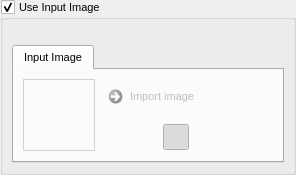
<?xml version="1.0" encoding="UTF-8"?>
<ui version="4.0">
 <class>input_image</class>
 <widget class="QWidget" name="input_image">
  <property name="geometry">
   <rect>
    <x>0</x>
    <y>0</y>
    <width>296</width>
    <height>175</height>
   </rect>
  </property>
  <property name="maximumSize">
   <size>
    <width>16777215</width>
    <height>16777215</height>
   </size>
  </property>
  <property name="windowTitle">
   <string>Form</string>
  </property>
  <layout class="QGridLayout" name="gridLayout_2">
   <property name="leftMargin">
    <number>0</number>
   </property>
   <property name="topMargin">
    <number>0</number>
   </property>
   <property name="rightMargin">
    <number>0</number>
   </property>
   <property name="bottomMargin">
    <number>0</number>
   </property>
   <property name="spacing">
    <number>0</number>
   </property>
   <item row="0" column="0">
    <widget class="QWidget" name="widget" native="true">
     <property name="maximumSize">
      <size>
       <width>16777215</width>
       <height>16777215</height>
      </size>
     </property>
     <property name="font">
      <font>
       <pointsize>9</pointsize>
       <bold>false</bold>
      </font>
     </property>
     <layout class="QGridLayout" name="gridLayout_3">
      <property name="leftMargin">
       <number>0</number>
      </property>
      <property name="topMargin">
       <number>0</number>
      </property>
      <property name="rightMargin">
       <number>0</number>
      </property>
      <property name="bottomMargin">
       <number>0</number>
      </property>
      <property name="spacing">
       <number>0</number>
      </property>
      <item row="0" column="0">
       <widget class="QGroupBox" name="groupBox">
        <property name="font">
         <font>
          <pointsize>8</pointsize>
          <bold>false</bold>
         </font>
        </property>
        <property name="cursor">
         <cursorShape>PointingHandCursor</cursorShape>
        </property>
        <property name="title">
         <string>Use Input Image</string>
        </property>
        <property name="checkable">
         <bool>true</bool>
        </property>
        <layout class="QGridLayout" name="gridLayout_5">
         <property name="leftMargin">
          <number>9</number>
         </property>
         <property name="rightMargin">
          <number>9</number>
         </property>
         <item row="1" column="0">
          <widget class="QTabWidget" name="tabWidget">
           <property name="minimumSize">
            <size>
             <width>0</width>
             <height>0</height>
            </size>
           </property>
           <property name="maximumSize">
            <size>
             <width>16777215</width>
             <height>118</height>
            </size>
           </property>
           <property name="font">
            <font>
             <pointsize>8</pointsize>
             <bold>false</bold>
            </font>
           </property>
           <property name="currentIndex">
            <number>0</number>
           </property>
           <widget class="QWidget" name="tab_7">
            <attribute name="title">
             <string>Input Image</string>
            </attribute>
            <layout class="QGridLayout" name="gridLayout">
             <item row="0" column="0">
              <layout class="QVBoxLayout" name="verticalLayout">
               <item>
                <widget class="QLabel" name="image_thumbnail">
                 <property name="minimumSize">
                  <size>
                   <width>72</width>
                   <height>72</height>
                  </size>
                 </property>
                 <property name="maximumSize">
                  <size>
                   <width>72</width>
                   <height>72</height>
                  </size>
                 </property>
                 <property name="cursor">
                  <cursorShape>PointingHandCursor</cursorShape>
                 </property>
                 <property name="toolTip">
                  <string>Click to send image to canvas</string>
                 </property>
                 <property name="styleSheet">
                  <string notr="true">border: 1px solid #d2d2d2; border-radius: 0;</string>
                 </property>
                 <property name="text">
                  <string/>
                 </property>
                </widget>
               </item>
              </layout>
             </item>
             <item row="0" column="2" rowspan="3">
              <layout class="QVBoxLayout" name="verticalLayout_2">
               <property name="spacing">
                <number>10</number>
               </property>
               <item>
                <widget class="QCommandLinkButton" name="import_image_button">
                 <property name="enabled">
                  <bool>false</bool>
                 </property>
                 <property name="sizePolicy">
                  <sizepolicy hsizetype="MinimumExpanding" vsizetype="Preferred">
                   <horstretch>0</horstretch>
                   <verstretch>0</verstretch>
                  </sizepolicy>
                 </property>
                 <property name="minimumSize">
                  <size>
                   <width>0</width>
                   <height>35</height>
                  </size>
                 </property>
                 <property name="maximumSize">
                  <size>
                   <width>16777215</width>
                   <height>35</height>
                  </size>
                 </property>
                 <property name="font">
                  <font>
                   <pointsize>8</pointsize>
                   <bold>false</bold>
                  </font>
                 </property>
                 <property name="cursor">
                  <cursorShape>PointingHandCursor</cursorShape>
                 </property>
                 <property name="text">
                  <string>Import image</string>
                 </property>
                </widget>
               </item>
               <item>
                <layout class="QHBoxLayout" name="horizontalLayout_2">
                 <property name="spacing">
                  <number>2</number>
                 </property>
                 <item>
                  <spacer name="horizontalSpacer">
                   <property name="orientation">
                    <enum>Qt::Horizontal</enum>
                   </property>
                   <property name="sizeHint" stdset="0">
                    <size>
                     <width>40</width>
                     <height>20</height>
                    </size>
                   </property>
                  </spacer>
                 </item>
                 <item>
                  <widget class="QPushButton" name="use_imported_image_button">
                   <property name="minimumSize">
                    <size>
                     <width>26</width>
                     <height>26</height>
                    </size>
                   </property>
                   <property name="maximumSize">
                    <size>
                     <width>26</width>
                     <height>26</height>
                    </size>
                   </property>
                   <property name="font">
                    <font>
                     <pointsize>8</pointsize>
                     <bold>false</bold>
                    </font>
                   </property>
                   <property name="cursor">
                    <cursorShape>PointingHandCursor</cursorShape>
                   </property>
                   <property name="toolTip">
                    <string>Toggle imported input image</string>
                   </property>
                   <property name="text">
                    <string/>
                   </property>
                   <property name="icon">
                    <iconset resource="../../../resources.qrc">
                     <normaloff>:/icons/046-import.png</normaloff>:/icons/046-import.png</iconset>
                   </property>
                   <property name="checkable">
                    <bool>true</bool>
                   </property>
                   <property name="flat">
                    <bool>true</bool>
                   </property>
                  </widget>
                 </item>
                 <item>
                  <widget class="QPushButton" name="use_grid_image_button">
                   <property name="minimumSize">
                    <size>
                     <width>26</width>
                     <height>26</height>
                    </size>
                   </property>
                   <property name="maximumSize">
                    <size>
                     <width>26</width>
                     <height>26</height>
                    </size>
                   </property>
                   <property name="cursor">
                    <cursorShape>PointingHandCursor</cursorShape>
                   </property>
                   <property name="toolTip">
                    <string>Toggle active grid input image</string>
                   </property>
                   <property name="text">
                    <string/>
                   </property>
                   <property name="icon">
                    <iconset resource="../../../resources.qrc">
                     <normaloff>:/icons/032-pixels.png</normaloff>:/icons/032-pixels.png</iconset>
                   </property>
                   <property name="checkable">
                    <bool>true</bool>
                   </property>
                   <property name="checked">
                    <bool>true</bool>
                   </property>
                   <property name="flat">
                    <bool>true</bool>
                   </property>
                  </widget>
                 </item>
                 <item>
                  <widget class="QPushButton" name="recycle_grid_image_button">
                   <property name="minimumSize">
                    <size>
                     <width>26</width>
                     <height>26</height>
                    </size>
                   </property>
                   <property name="maximumSize">
                    <size>
                     <width>26</width>
                     <height>26</height>
                    </size>
                   </property>
                   <property name="cursor">
                    <cursorShape>PointingHandCursor</cursorShape>
                   </property>
                   <property name="toolTip">
                    <string>Toggle reuse current input image</string>
                   </property>
                   <property name="text">
                    <string/>
                   </property>
                   <property name="icon">
                    <iconset resource="../../../resources.qrc">
                     <normaloff>:/icons/047-recycle.png</normaloff>:/icons/047-recycle.png</iconset>
                   </property>
                   <property name="checkable">
                    <bool>true</bool>
                   </property>
                   <property name="flat">
                    <bool>true</bool>
                   </property>
                  </widget>
                 </item>
                 <item>
                  <widget class="QPushButton" name="refresh_input_image_button">
                   <property name="minimumSize">
                    <size>
                     <width>26</width>
                     <height>26</height>
                    </size>
                   </property>
                   <property name="maximumSize">
                    <size>
                     <width>26</width>
                     <height>26</height>
                    </size>
                   </property>
                   <property name="toolTip">
                    <string>Refresh current input image</string>
                   </property>
                   <property name="text">
                    <string/>
                   </property>
                   <property name="icon">
                    <iconset resource="../../../resources.qrc">
                     <normaloff>:/icons/050-refresh.png</normaloff>:/icons/050-refresh.png</iconset>
                   </property>
                   <property name="flat">
                    <bool>true</bool>
                   </property>
                  </widget>
                 </item>
                 <item>
                  <widget class="QPushButton" name="clear_image_button">
                   <property name="minimumSize">
                    <size>
                     <width>26</width>
                     <height>26</height>
                    </size>
                   </property>
                   <property name="maximumSize">
                    <size>
                     <width>26</width>
                     <height>26</height>
                    </size>
                   </property>
                   <property name="cursor">
                    <cursorShape>PointingHandCursor</cursorShape>
                   </property>
                   <property name="toolTip">
                    <string>Clear imported input imagea</string>
                   </property>
                   <property name="text">
                    <string/>
                   </property>
                   <property name="icon">
                    <iconset resource="../../../resources.qrc">
                     <normaloff>:/icons/006-trash.png</normaloff>:/icons/006-trash.png</iconset>
                   </property>
                   <property name="flat">
                    <bool>true</bool>
                   </property>
                  </widget>
                 </item>
                </layout>
               </item>
              </layout>
             </item>
            </layout>
           </widget>
          </widget>
         </item>
         <item row="0" column="0">
          <widget class="QFrame" name="scale_frame">
           <property name="frameShape">
            <enum>QFrame::NoFrame</enum>
           </property>
           <property name="frameShadow">
            <enum>QFrame::Plain</enum>
           </property>
          </widget>
         </item>
        </layout>
       </widget>
      </item>
     </layout>
    </widget>
   </item>
  </layout>
 </widget>
 <resources>
  <include location="../../../resources.qrc"/>
 </resources>
 <connections/>
</ui>
